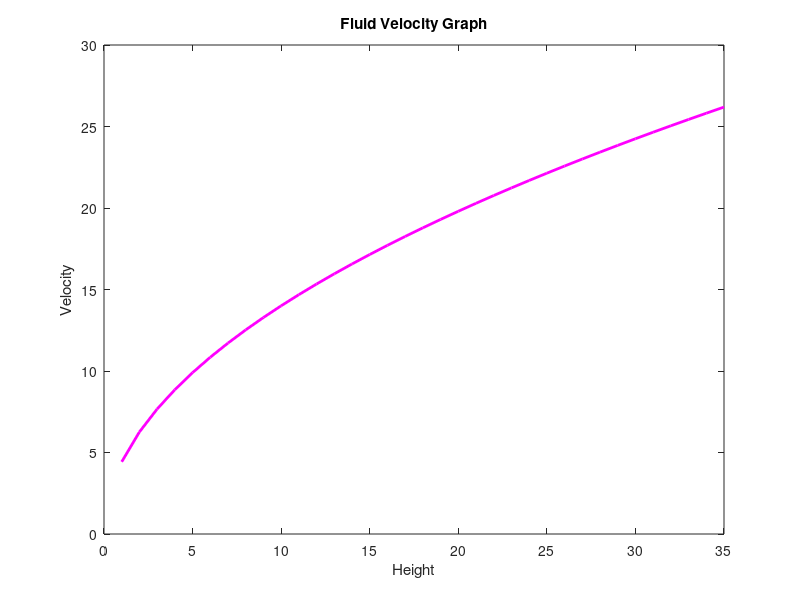

The MATLAB script that drew this image:
h = 1:35;
v = sqrt(2*9.8*h);
plot(h,v,'m-','Linewidth',2)
title('Fluid Velocity Graph');
xlabel('Height');
ylabel('Velocity');